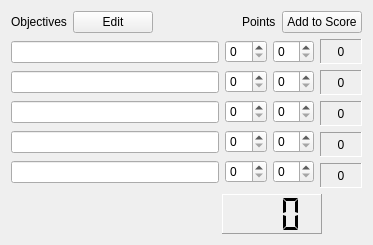
         <widget class="QWidget" name="redPage">
          <layout class="QVBoxLayout" name="verticalLayout_7" stretch="1,5,2">
           <item>
            <layout class="QHBoxLayout" name="horizontalLayout_4">
             <item>
              <widget class="QLabel" name="label">
               <property name="text">
                <string>Objectives</string>
               </property>
              </widget>
             </item>
             <item>
              <widget class="QPushButton" name="editSavebtn1">
               <property name="text">
                <string>Edit</string>
               </property>
              </widget>
             </item>
             <item>
              <spacer name="horizontalSpacer_3">
               <property name="orientation">
                <enum>Qt::Horizontal</enum>
               </property>
               <property name="sizeHint" stdset="0">
                <size>
                 <width>40</width>
                 <height>20</height>
                </size>
               </property>
              </spacer>
             </item>
             <item>
              <widget class="QLabel" name="label_2">
               <property name="text">
                <string>Points</string>
               </property>
              </widget>
             </item>
             <item>
              <widget class="QPushButton" name="sendTotal1">
               <property name="text">
                <string>Add to Score</string>
               </property>
              </widget>
             </item>
            </layout>
           </item>
           <item>
            <layout class="QHBoxLayout" name="horizontalLayout_24" stretch="5,1,1,1">
             <item>
              <layout class="QVBoxLayout" name="allRedObjs" stretch="0,0,0,0,0">
               <item>
                <widget class="QLineEdit" name="obj6">
                 <property name="sizePolicy">
                  <sizepolicy hsizetype="Expanding" vsizetype="Fixed">
                   <horstretch>0</horstretch>
                   <verstretch>0</verstretch>
                  </sizepolicy>
                 </property>
                </widget>
               </item>
               <item>
                <widget class="QLineEdit" name="obj7">
                 <property name="sizePolicy">
                  <sizepolicy hsizetype="Expanding" vsizetype="Fixed">
                   <horstretch>0</horstretch>
                   <verstretch>0</verstretch>
                  </sizepolicy>
                 </property>
                </widget>
               </item>
               <item>
                <widget class="QLineEdit" name="obj8"/>
               </item>
               <item>
                <widget class="QLineEdit" name="obj9"/>
               </item>
               <item>
                <widget class="QLineEdit" name="obj10"/>
               </item>
              </layout>
             </item>
             <item>
              <layout class="QVBoxLayout" name="allRedObjsNum">
               <item>
                <widget class="QSpinBox" name="obj6Num">
                 <property name="sizePolicy">
                  <sizepolicy hsizetype="Expanding" vsizetype="Fixed">
                   <horstretch>0</horstretch>
                   <verstretch>0</verstretch>
                  </sizepolicy>
                 </property>
                </widget>
               </item>
               <item>
                <widget class="QSpinBox" name="obj7Num">
                 <property name="sizePolicy">
                  <sizepolicy hsizetype="Expanding" vsizetype="Fixed">
                   <horstretch>0</horstretch>
                   <verstretch>0</verstretch>
                  </sizepolicy>
                 </property>
                 <property name="buttonSymbols">
                  <enum>QAbstractSpinBox::UpDownArrows</enum>
                 </property>
                </widget>
               </item>
               <item>
                <widget class="QSpinBox" name="obj8Num">
                 <property name="sizePolicy">
                  <sizepolicy hsizetype="Expanding" vsizetype="Fixed">
                   <horstretch>0</horstretch>
                   <verstretch>0</verstretch>
                  </sizepolicy>
                 </property>
                </widget>
               </item>
               <item>
                <widget class="QSpinBox" name="obj9Num">
                 <property name="sizePolicy">
                  <sizepolicy hsizetype="Expanding" vsizetype="Fixed">
                   <horstretch>0</horstretch>
                   <verstretch>0</verstretch>
                  </sizepolicy>
                 </property>
                 <property name="buttonSymbols">
                  <enum>QAbstractSpinBox::UpDownArrows</enum>
                 </property>
                </widget>
               </item>
               <item>
                <widget class="QSpinBox" name="obj10Num">
                 <property name="sizePolicy">
                  <sizepolicy hsizetype="Expanding" vsizetype="Fixed">
                   <horstretch>0</horstretch>
                   <verstretch>0</verstretch>
                  </sizepolicy>
                 </property>
                 <property name="buttonSymbols">
                  <enum>QAbstractSpinBox::UpDownArrows</enum>
                 </property>
                </widget>
               </item>
              </layout>
             </item>
             <item>
              <layout class="QVBoxLayout" name="allRedObjWorth">
               <item>
                <widget class="QSpinBox" name="obj6Worth">
                 <property name="sizePolicy">
                  <sizepolicy hsizetype="Expanding" vsizetype="Fixed">
                   <horstretch>0</horstretch>
                   <verstretch>0</verstretch>
                  </sizepolicy>
                 </property>
                </widget>
               </item>
               <item>
                <widget class="QSpinBox" name="obj7Worth">
                 <property name="sizePolicy">
                  <sizepolicy hsizetype="Expanding" vsizetype="Fixed">
                   <horstretch>0</horstretch>
                   <verstretch>0</verstretch>
                  </sizepolicy>
                 </property>
                </widget>
               </item>
               <item>
                <widget class="QSpinBox" name="obj8Worth">
                 <property name="sizePolicy">
                  <sizepolicy hsizetype="Expanding" vsizetype="Fixed">
                   <horstretch>0</horstretch>
                   <verstretch>0</verstretch>
                  </sizepolicy>
                 </property>
                </widget>
               </item>
               <item>
                <widget class="QSpinBox" name="obj9Worth">
                 <property name="sizePolicy">
                  <sizepolicy hsizetype="Expanding" vsizetype="Fixed">
                   <horstretch>0</horstretch>
                   <verstretch>0</verstretch>
                  </sizepolicy>
                 </property>
                </widget>
               </item>
               <item>
                <widget class="QSpinBox" name="obj10Worth">
                 <property name="sizePolicy">
                  <sizepolicy hsizetype="Expanding" vsizetype="Fixed">
                   <horstretch>0</horstretch>
                   <verstretch>0</verstretch>
                  </sizepolicy>
                 </property>
                </widget>
               </item>
              </layout>
             </item>
             <item>
              <layout class="QVBoxLayout" name="allRedSubtotals">
               <item>
                <widget class="QLabel" name="obj6Score">
                 <property name="sizePolicy">
                  <sizepolicy hsizetype="Preferred" vsizetype="Fixed">
                   <horstretch>0</horstretch>
                   <verstretch>0</verstretch>
                  </sizepolicy>
                 </property>
                 <property name="minimumSize">
                  <size>
                   <width>0</width>
                   <height>25</height>
                  </size>
                 </property>
                 <property name="autoFillBackground">
                  <bool>true</bool>
                 </property>
                 <property name="frameShape">
                  <enum>QFrame::Panel</enum>
                 </property>
                 <property name="frameShadow">
                  <enum>QFrame::Sunken</enum>
                 </property>
                 <property name="text">
                  <string>0</string>
                 </property>
                 <property name="alignment">
                  <set>Qt::AlignCenter</set>
                 </property>
                </widget>
               </item>
               <item>
                <widget class="QLabel" name="obj7Score">
                 <property name="sizePolicy">
                  <sizepolicy hsizetype="Preferred" vsizetype="Fixed">
                   <horstretch>0</horstretch>
                   <verstretch>0</verstretch>
                  </sizepolicy>
                 </property>
                 <property name="minimumSize">
                  <size>
                   <width>0</width>
                   <height>25</height>
                  </size>
                 </property>
                 <property name="autoFillBackground">
                  <bool>true</bool>
                 </property>
                 <property name="frameShape">
                  <enum>QFrame::Panel</enum>
                 </property>
                 <property name="frameShadow">
                  <enum>QFrame::Sunken</enum>
                 </property>
                 <property name="text">
                  <string>0</string>
                 </property>
                 <property name="alignment">
                  <set>Qt::AlignCenter</set>
                 </property>
                </widget>
               </item>
               <item>
                <widget class="QLabel" name="obj8Score">
                 <property name="sizePolicy">
                  <sizepolicy hsizetype="Preferred" vsizetype="Fixed">
                   <horstretch>0</horstretch>
                   <verstretch>0</verstretch>
                  </sizepolicy>
                 </property>
                 <property name="minimumSize">
                  <size>
                   <width>0</width>
                   <height>25</height>
                  </size>
                 </property>
                 <property name="autoFillBackground">
                  <bool>true</bool>
                 </property>
                 <property name="frameShape">
                  <enum>QFrame::Panel</enum>
                 </property>
                 <property name="frameShadow">
                  <enum>QFrame::Sunken</enum>
                 </property>
                 <property name="text">
                  <string>0</string>
                 </property>
                 <property name="scaledContents">
                  <bool>false</bool>
                 </property>
                 <property name="alignment">
                  <set>Qt::AlignCenter</set>
                 </property>
                </widget>
               </item>
               <item>
                <widget class="QLabel" name="obj9Score">
                 <property name="sizePolicy">
                  <sizepolicy hsizetype="Preferred" vsizetype="Fixed">
                   <horstretch>0</horstretch>
                   <verstretch>0</verstretch>
                  </sizepolicy>
                 </property>
                 <property name="minimumSize">
                  <size>
                   <width>0</width>
                   <height>25</height>
                  </size>
                 </property>
                 <property name="autoFillBackground">
                  <bool>true</bool>
                 </property>
                 <property name="frameShape">
                  <enum>QFrame::Panel</enum>
                 </property>
                 <property name="frameShadow">
                  <enum>QFrame::Sunken</enum>
                 </property>
                 <property name="text">
                  <string>0</string>
                 </property>
                 <property name="scaledContents">
                  <bool>false</bool>
                 </property>
                 <property name="alignment">
                  <set>Qt::AlignCenter</set>
                 </property>
                </widget>
               </item>
               <item>
                <widget class="QLabel" name="obj10Score">
                 <property name="sizePolicy">
                  <sizepolicy hsizetype="Preferred" vsizetype="Fixed">
                   <horstretch>0</horstretch>
                   <verstretch>0</verstretch>
                  </sizepolicy>
                 </property>
                 <property name="minimumSize">
                  <size>
                   <width>0</width>
                   <height>25</height>
                  </size>
                 </property>
                 <property name="autoFillBackground">
                  <bool>true</bool>
                 </property>
                 <property name="frameShape">
                  <enum>QFrame::Panel</enum>
                 </property>
                 <property name="frameShadow">
                  <enum>QFrame::Sunken</enum>
                 </property>
                 <property name="text">
                  <string>0</string>
                 </property>
                 <property name="scaledContents">
                  <bool>false</bool>
                 </property>
                 <property name="alignment">
                  <set>Qt::AlignCenter</set>
                 </property>
                </widget>
               </item>
              </layout>
             </item>
            </layout>
           </item>
           <item>
            <layout class="QHBoxLayout" name="horizontalLayout_5">
             <item>
              <spacer name="horizontalSpacer_4">
               <property name="orientation">
                <enum>Qt::Horizontal</enum>
               </property>
               <property name="sizeType">
                <enum>QSizePolicy::Expanding</enum>
               </property>
               <property name="sizeHint" stdset="0">
                <size>
                 <width>211</width>
                 <height>20</height>
                </size>
               </property>
              </spacer>
             </item>
             <item>
              <widget class="QLCDNumber" name="totalScore1">
               <property name="sizePolicy">
                <sizepolicy hsizetype="Minimum" vsizetype="Maximum">
                 <horstretch>0</horstretch>
                 <verstretch>0</verstretch>
                </sizepolicy>
               </property>
               <property name="minimumSize">
                <size>
                 <width>100</width>
                 <height>40</height>
                </size>
               </property>
               <property name="layoutDirection">
                <enum>Qt::LeftToRight</enum>
               </property>
               <property name="autoFillBackground">
                <bool>true</bool>
               </property>
               <property name="frameShape">
                <enum>QFrame::Panel</enum>
               </property>
               <property name="frameShadow">
                <enum>QFrame::Raised</enum>
               </property>
               <property name="lineWidth">
                <number>1</number>
               </property>
               <property name="midLineWidth">
                <number>-1</number>
               </property>
               <property name="smallDecimalPoint">
                <bool>false</bool>
               </property>
               <property name="digitCount">
                <number>3</number>
               </property>
               <property name="mode">
                <enum>QLCDNumber::Dec</enum>
               </property>
               <property name="segmentStyle">
                <enum>QLCDNumber::Flat</enum>
               </property>
               <property name="value" stdset="0">
                <double>0.000000000000000</double>
               </property>
              </widget>
             </item>
             <item>
              <spacer name="horizontalSpacer_2">
               <property name="orientation">
                <enum>Qt::Horizontal</enum>
               </property>
               <property name="sizeHint" stdset="0">
                <size>
                 <width>40</width>
                 <height>20</height>
                </size>
               </property>
              </spacer>
             </item>
            </layout>
           </item>
          </layout>
         </widget>
